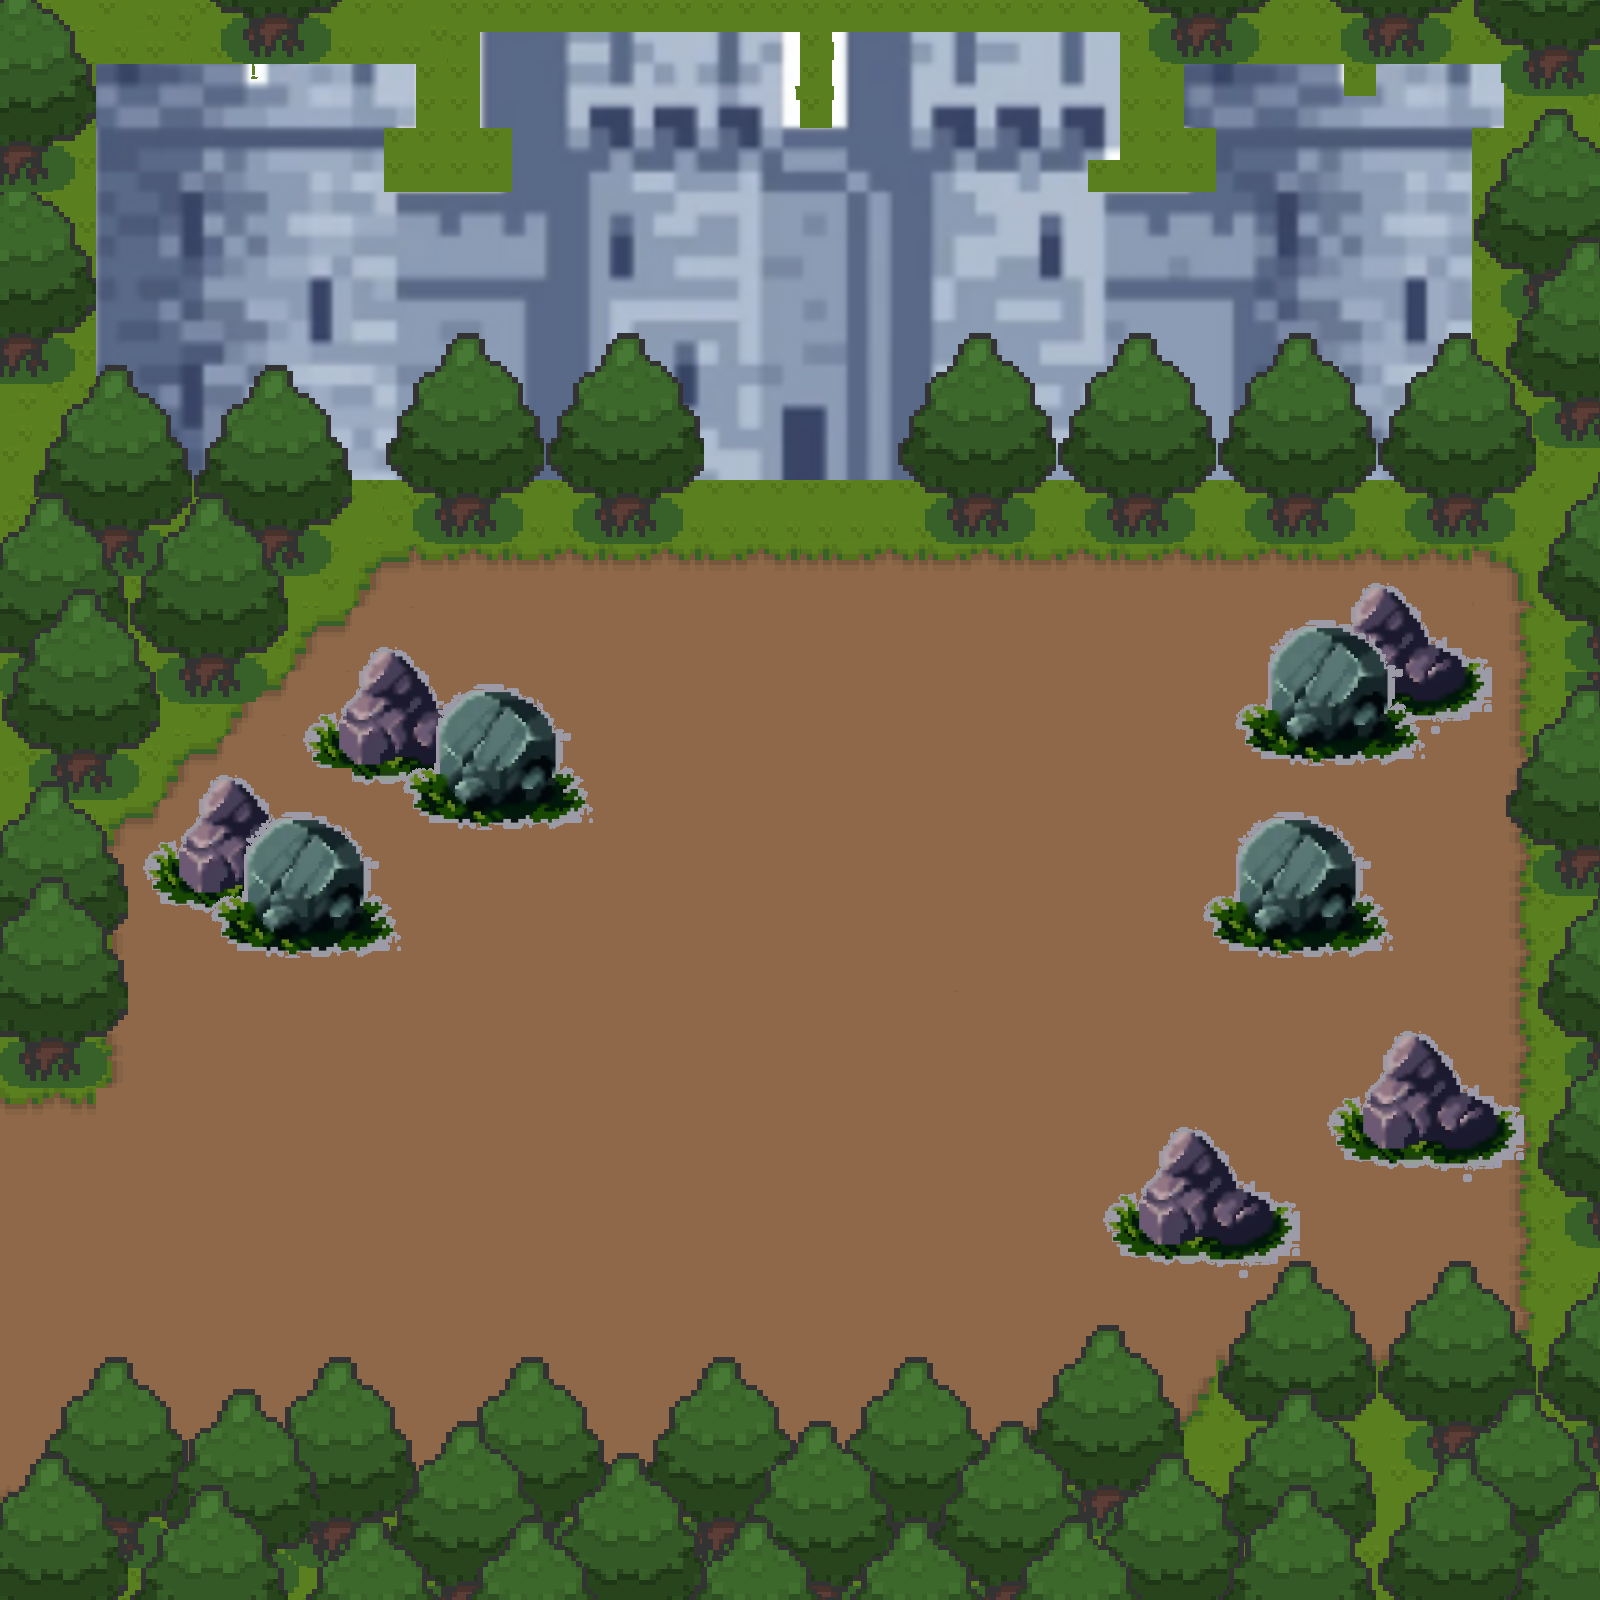

This is a level from a 2D game, rendered from its Tiled map with the project's own tilesets. A one-line summary and the map file follow, with tile-layer data summarised:
An orthogonal 50x50 tile map with 32x32 px tiles, 9 tile layers (Collision, sàn, lâu đài, cây1, ...), 9 tilesets.

<map version="1.10" tiledversion="1.11.2" orientation="orthogonal" renderorder="right-down" width="50" height="50" tilewidth="32" tileheight="32" infinite="0" nextlayerid="11" nextobjectid="25">
 <tileset firstgid="1" name="cỏ" tilewidth="32" tileheight="32" tilecount="4" columns="2">
  <image source="cỏ.png" trans="9c9aa6" width="82" height="83" />
 </tileset>
 <tileset firstgid="5" name="đường mòn" tilewidth="32" tileheight="32" tilecount="4" columns="2">
  <image source="đường mòn.jpeg" trans="9c9aa6" width="79" height="82" />
 </tileset>
 <tileset firstgid="9" name="đường mòn2" tilewidth="32" tileheight="32" tilecount="25" columns="5">
  <image source="đường mòn2.png" trans="9c9aa6" width="172" height="164" />
 </tileset>
 <tileset firstgid="34" name="đường mòn3" tilewidth="32" tileheight="32" tilecount="25" columns="5">
  <image source="đường mòn3.png" trans="9c9aa6" width="171" height="174" />
 </tileset>
 <tileset firstgid="59" name="đường mòn4" tilewidth="32" tileheight="32" tilecount="25" columns="5">
  <image source="đường mòn4.png" trans="9c9aa6" width="171" height="171" />
 </tileset>
 <tileset firstgid="84" name="Overworld_Tileset" tilewidth="32" tileheight="32" tilecount="54" columns="9">
  <image source="Overworld_Tileset.png" trans="9c9aa6" width="288" height="208" />
 </tileset>
 <tileset firstgid="138" name="lâu đài_3" tilewidth="32" tileheight="32" tilecount="1767" columns="57">
  <image source="lâu đài_3.png" trans="ffffff" width="1837" height="1000" />
 </tileset>
 <tileset firstgid="1905" name="tree" tilewidth="32" tileheight="32" tilecount="35" columns="5">
  <image source="tree.png" trans="898989" width="175" height="245" />
 </tileset>
 <tileset firstgid="1940" name="đá" tilewidth="32" tileheight="32" tilecount="272" columns="17">
  <image source="đá.png" trans="9c9aa6" width="562" height="539" />
 </tileset>
 <layer id="10" name="Collision" width="50" height="50">
  <data>[2500 cells, 282 non-empty, 1 distinct tile ids]</data>
 </layer>
 <layer id="1" name="sàn" width="50" height="50">
  <data>[2500 cells, 2500 non-empty, 13 distinct tile ids]</data>
 </layer>
 <layer id="3" name="lâu đài" width="50" height="50">
  <data>[2500 cells, 864 non-empty, 568 distinct tile ids]</data>
 </layer>
 <layer id="4" name="cây1" width="50" height="50">
  <data>[2500 cells, 384 non-empty, 35 distinct tile ids]</data>
 </layer>
 <layer id="5" name="cây2" width="50" height="50">
  <data>[2500 cells, 394 non-empty, 35 distinct tile ids]</data>
 </layer>
 <layer id="6" name="cây3" width="50" height="50">
  <data>[2500 cells, 161 non-empty, 35 distinct tile ids]</data>
 </layer>
 <layer id="7" name="cây4" width="50" height="50">
  <data>[2500 cells, 207 non-empty, 35 distinct tile ids]</data>
 </layer>
 <layer id="8" name="cây 5 và đá" width="50" height="50">
  <data>[2500 cells, 362 non-empty, 70 distinct tile ids]</data>
 </layer>
 <layer id="9" name="đá2" width="50" height="50">
  <data>[2500 cells, 139 non-empty, 35 distinct tile ids]</data>
 </layer>
</map>
